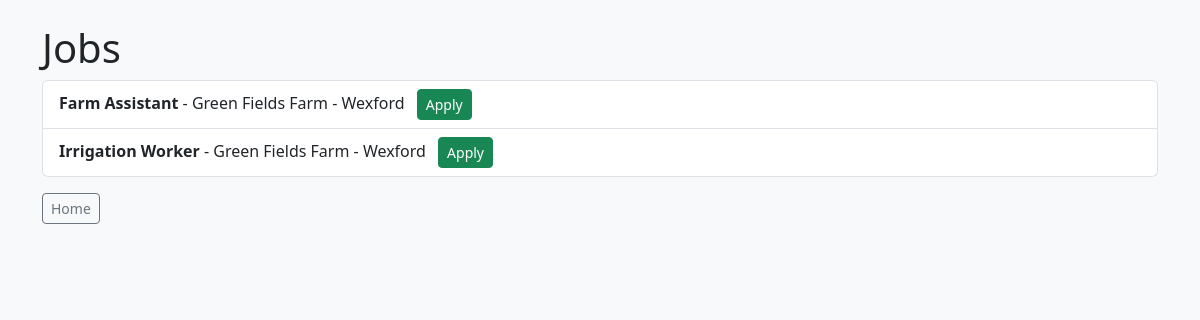
The page /jobs/ (signed in) on the database its author committed.
### core/models.py (models this page shows, shortened)
class Job(models.Model):
    employer = models.ForeignKey(EmployerProfile, on_delete=models.CASCADE)
    title = models.CharField(max_length=100)
    description = models.TextField()
    location = models.CharField(max_length=100)

class EmployerProfile(models.Model):
    user = models.OneToOneField(User, on_delete=models.CASCADE)
    company_name = models.CharField(max_length=100)
    location = models.CharField(max_length=100)

### core/views.py (the view)
# urls.py: path("jobs/", views.job_list, name="job_list"),
@login_required
def job_list(request):
    if is_employer(request.user):
        employer = get_object_or_404(EmployerProfile, user=request.user)
        jobs = Job.objects.select_related("employer").filter(employer=employer)
    else:
        jobs = Job.objects.select_related("employer").all()
    return render(request, "core/job_list.html", {"jobs": jobs, "user_role": get_user_role(request.user)})

### core/views.py (called while the page is built)
def get_user_role(user):
    if not user.is_authenticated:
        return ""
    try:
        return user.userprofile.role
    except UserProfile.DoesNotExist:
        return ""

def is_employer(user):
    return get_user_role(user) == "employer"

### core/templates/core/job_list.html (shortened to what this page needs)
<!DOCTYPE html>
<html lang="en">
<head>
    <link href="https://cdn.jsdelivr.net/npm/bootstrap@5.3.3/dist/css/bootstrap.min.css" rel="stylesheet">
</head>
<body class="bg-light">
    <div class="container py-4">
    <h1>Jobs</h1>
    {% if jobs %}
        <ul class="list-group mb-3">
            {% for job in jobs %}
                <li class="list-group-item">
                    <strong>{{ job.title }}</strong> -
                    {{ job.employer.company_name }} -
                    {{ job.location }}
                    {% if user.is_authenticated and user_role == "candidate" %}
                        <a href="/applications/add/{{ job.id }}/" class="btn btn-success btn-sm ms-2">Apply</a>
                    {% endif %}
                </li>
            {% endfor %}
        </ul>
    {% else %}
        <p>No jobs found.</p>
    {% endif %}
    <p><a href="/" class="btn btn-outline-secondary btn-sm">Home</a></p>
    </div>
</body>
</html>

### rows shown on the page
Job: title "Farm Assistant", employer.company_name "Green Fields Farm", location "Wexford"
Job: title "Irrigation Worker", employer.company_name "Green Fields Farm", location "Wexford"
